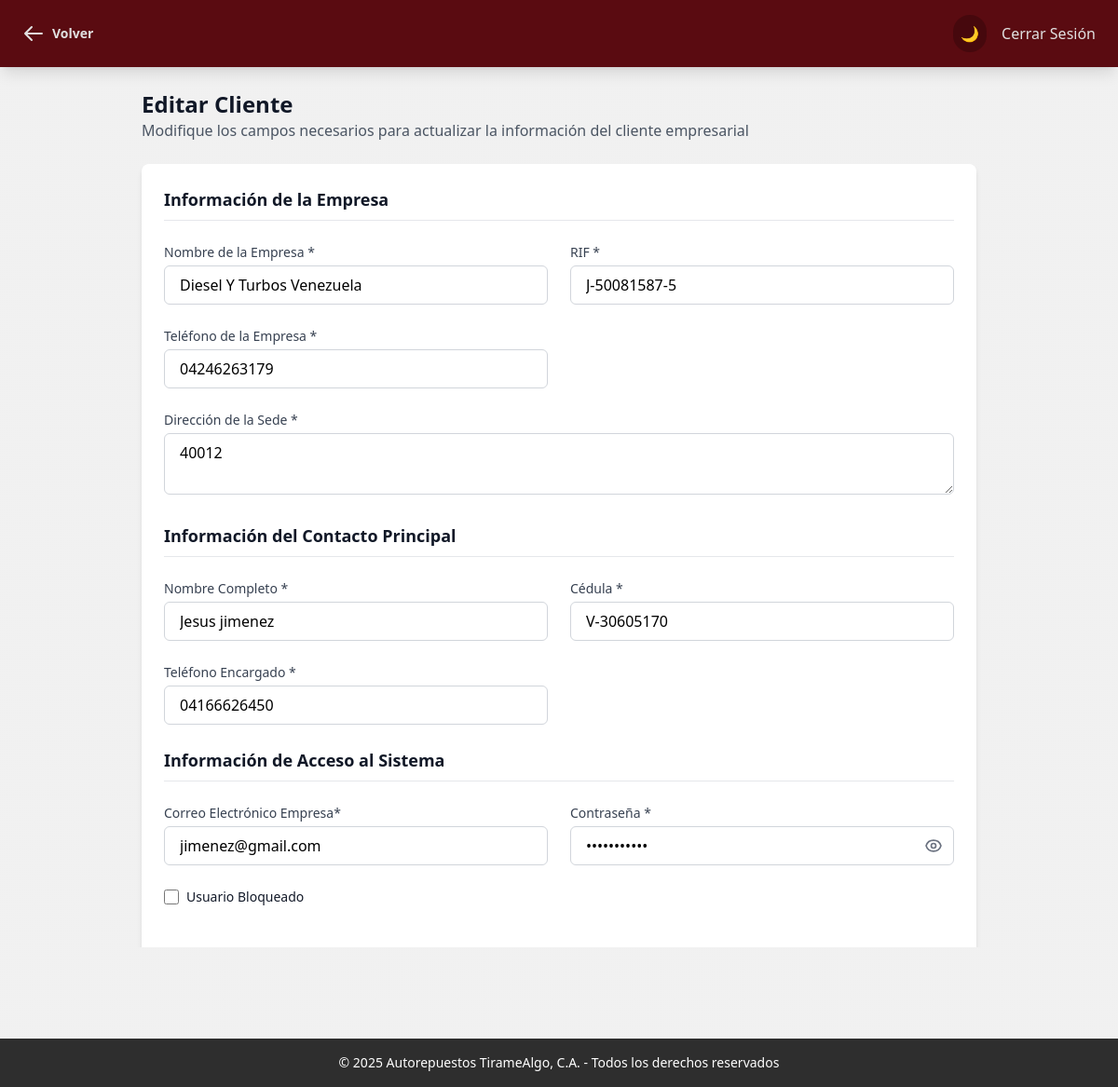
The app's page /panelAdmin/editar-cliente.php?id=2 (signed in), older data.
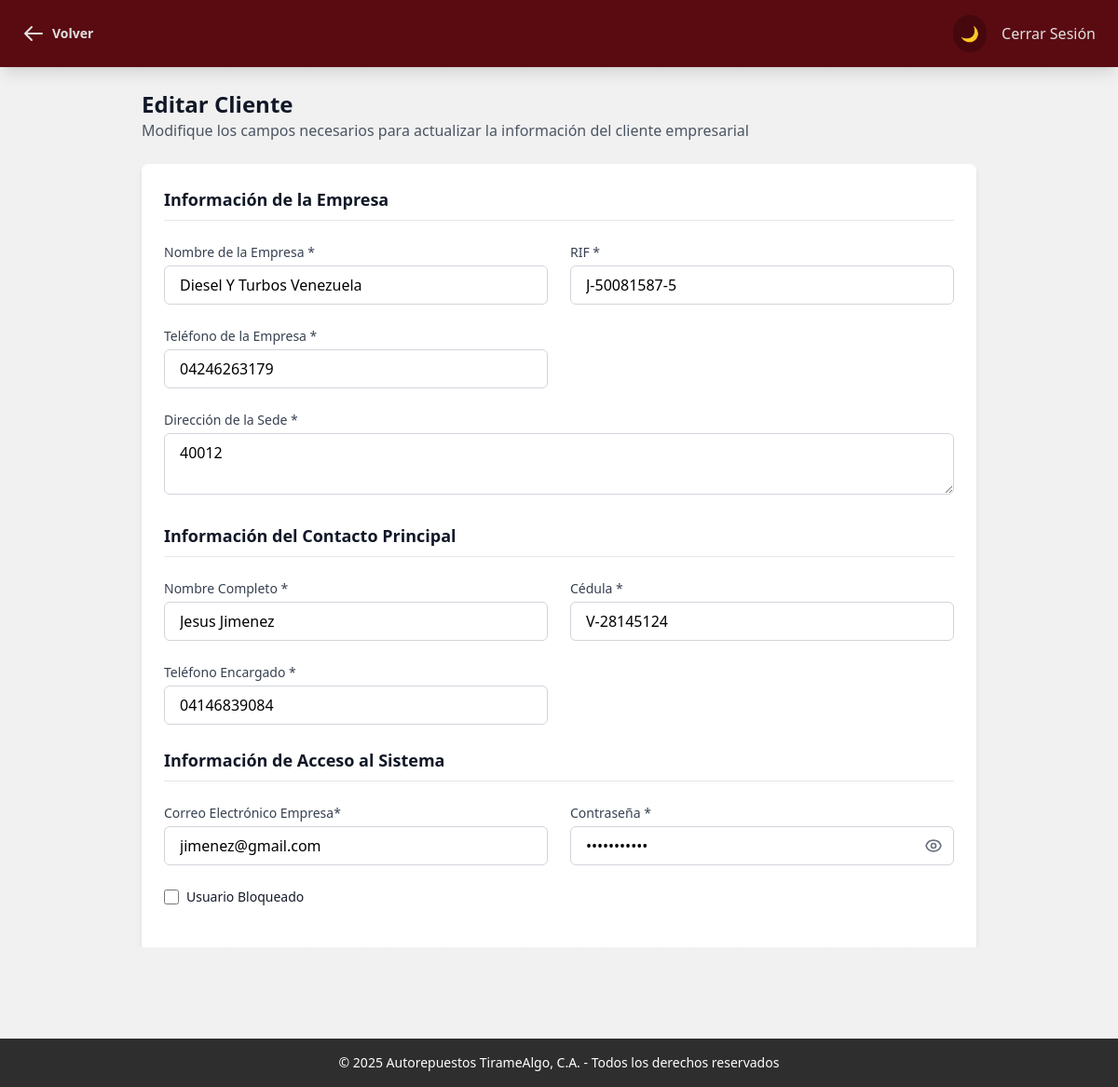
The same page, newer data.
### tables this page shows
CREATE TABLE `clientes` (
  `id` int(11) NOT NULL,
  `nombre_empresa` varchar(60) NOT NULL,
  `rif` varchar(15) NOT NULL,
  `telefono_empresa` varchar(13) NOT NULL,
  `direccion` varchar(255) NOT NULL,
  `nombre_encargado` varchar(60) NOT NULL,
  `cedula_encargado` varchar(13) NOT NULL,
  `telefono_encargado` varchar(13) NOT NULL,
  `correo` varchar(60) DEFAULT NULL,
  `contrasena` varchar(16) NOT NULL,
  `estado_cliente` enum('Activo','Inactivo') DEFAULT 'Activo',
  `intentos` int(11) NOT NULL DEFAULT 0
);

### panelAdmin/editar-cliente.php (the view, shortened to what the changed rows need)
<?php
require '../logica/conexionbdd.php';
$cliente_id = isset($_GET['id']) ? intval($_GET['id']) : 0;
if ($cliente_id > 0) {
    $query = $conn->prepare("SELECT * FROM clientes WHERE id = ?");
    $query->bind_param("i", $cliente_id);
    $query->execute();
    $result = $query->get_result();
    if ($result->num_rows > 0) {
        $cliente = $result->fetch_assoc();
    } else {
        header('location:../login-sesion/login.php?error_message=Cliente no encontrado');
        exit();
    }
} else {
    header('location:../login-sesion/login.php?error_message=ID de cliente inválido');
    exit();
}
?>
<!DOCTYPE html>
<html lang="es" class="dark">
<head>
    <script src="https://cdn.tailwindcss.com"></script>
    <script src="../js/tailwind_config.js"></script>
    <link rel="stylesheet" href="../css/global_style.css">
</head>
<body class="bg-pattern transition-colors duration-200">
    <main class="pt-24 px-6 pb-20">
        <div class="max-w-4xl mx-auto">
            <div class="mb-6">
                <h1 class="text-2xl font-bold text-gray-900 dark:text-white">Editar Cliente</h1>
            </div>
            <form action="../logica/actualizar-clientes.php" method="POST" class="bg-white dark:bg-gray-800 rounded-lg shadow-md p-6" novalidate>
                <div class="space-y-6">
                    <h2 class="text-lg font-semibold text-gray-900 dark:text-white border-b border-gray-200 dark:border-gray-700 pb-2">
                        Información de la Empresa
                    </h2>
                    <div class="grid grid-cols-1 md:grid-cols-2 gap-6">
                        <div>
                            <label class="block text-sm font-medium text-gray-700 dark:text-gray-300 mb-1">
                                Nombre de la Empresa *
                            </label>
                            <input type="text" required
                                id="nombre_empresa"
                                name="nombre_empresa"
                                value="<?php echo htmlspecialchars($cliente['nombre_empresa']); ?>"
                                class="w-full px-4 py-2 rounded-md border border-gray-300 dark:border-gray-600
                                dark:bg-gray-700 dark:text-white focus:ring-2 focus:ring-custom-blue">
                        </div>
                        <div>
                            <label class="block text-sm font-medium text-gray-700 dark:text-gray-300 mb-1">
                                RIF *
                            </label>
                            <input type="text" required
                                id="rif"
                                name="rif"
                                value="<?php echo htmlspecialchars($cliente['rif']); ?>"
                                placeholder="J-12345678-9"
                                class="w-full px-4 py-2 rounded-md border border-gray-300 dark:border-gray-600
                                dark:bg-gray-700 dark:text-white focus:ring-2 focus:ring-custom-blue">
                        </div>
                        <div>
                            <label class="block text-sm font-medium text-gray-700 dark:text-gray-300 mb-1">
                                Teléfono de la Empresa *
                            </label>
                            <input type="tel" required
                                id="telefono_empresa"
                                name="telefono_empresa"
                                value="<?php echo htmlspecialchars($cliente['telefono_empresa']); ?>"
                                placeholder="0212-1234567"
                                class="w-full px-4 py-2 rounded-md border border-gray-300 dark:border-gray-600
                                dark:bg-gray-700 dark:text-white focus:ring-2 focus:ring-custom-blue">
                        </div>
                    </div>
                    <div>
                        <label class="block text-sm font-medium text-gray-700 dark:text-gray-300 mb-1">
                            Dirección de la Sede *
                        </label>
                        <textarea required name="direccion" id="direccion"
                                rows="2"
                                class="w-full px-4 py-2 rounded-md border border-gray-300 dark:border-gray-600
                                dark:bg-gray-700 dark:text-white focus:ring-2 focus:ring-custom-blue"><?php echo htmlspecialchars($cliente['direccion']); ?></textarea>
                    </div>
                    <h2 class="text-lg font-semibold text-gray-900 dark:text-white border-b border-gray-200 dark:border-gray-700 pb-2 mt-8">
                        Información del Contacto Principal
                    </h2>
                    <div class="grid grid-cols-1 md:grid-cols-2 gap-6">
                        <div>
                            <label class="block text-sm font-medium text-gray-700 dark:text-gray-300 mb-1">
                                Nombre Completo *
                            </label>
                            <input type="text" required name="nombre_contacto" id="nombre_contacto"
                                value="<?php echo htmlspecialchars($cliente['nombre_encargado']); ?>"
                                class="w-full px-4 py-2 rounded-md border border-gray-300 dark:border-gray-600
                                dark:bg-gray-700 dark:text-white focus:ring-2 focus:ring-custom-blue">
                        </div>
                        <div>
                            <label class="block text-sm font-medium text-gray-700 dark:text-gray-300 mb-1">
                                Cédula *
                            </label>
                            <input type="text" required name="cedula_encargado" id="cedula_encargado"
                                value="<?php echo htmlspecialchars($cliente['cedula_encargado']); ?>"
                                placeholder="V-12345678"
                                class="w-full px-4 py-2 rounded-md border border-gray-300 dark:border-gray-600
                                dark:bg-gray-700 dark:text-white focus:ring-2 focus:ring-custom-blue">
                        </div>
                        <div>
                            <label class="block text-sm font-medium text-gray-700 dark:text-gray-300 mb-1">
                                Teléfono Encargado *
                            </label>
                            <input type="tel" required name="telefono_encargado" id="telefono_encargado"
                                value="<?php echo htmlspecialchars($cliente['telefono_encargado']); ?>"
                                placeholder="0414-1234567"
                                class="w-full px-4 py-2 rounded-md border border-gray-300 dark:border-gray-600
                                dark:bg-gray-700 dark:text-white focus:ring-2 focus:ring-custom-blue">
                        </div>
                    </div>
                    <h2 class="text-lg font-semibold text-gray-900 dark:text-white border-b border-gray-200 dark:border-gray-700 pb-2 mt-8">
                        Información de Acceso al Sistema
                    </h2>
                    <div class="grid grid-cols-1 md:grid-cols-2 gap-6">
                        <div>
                            <label class="block text-sm font-medium text-gray-700 dark:text-gray-300 mb-1">
                                Correo Electrónico Empresa*
                            </label>
                            <input type="email" required name="correo_empresa" id="correo_empresa"
                                value="<?php echo htmlspecialchars($cliente['correo']); ?>"
                                class="w-full px-4 py-2 rounded-md border border-gray-300 dark:border-gray-600
                                dark:bg-gray-700 dark:text-white focus:ring-2 focus:ring-custom-blue">
                        </div>
                        <div>
                            <div class="relative">
                                <input type="password" required
                                    id="password"
                                    name="password"
                                    value="<?php echo htmlspecialchars($cliente['contrasena']); ?>"
                                    class="w-full px-4 py-2 pr-10 rounded-md border border-gray-300 dark:border-gray-600
                                    dark:bg-gray-700 dark:text-white focus:ring-2 focus:ring-custom-blue">
                                <button type="button"
                                        onclick="togglePassword()"
                                        class="absolute inset-y-0 right-0 pr-3 flex items-center">
                                </button>
                            </div>
                        </div>
                    </div>
                </div>
            </form>
        </div>
    </main>
</body>
</html>

Row changes from the older to the newer data that the page shows:
changed clientes "Diesel Y Turbos Venezuela": nombre_contacto "Jesus jimenez" → "Jesus Jimenez"; cedula_encargado "V-30605170" → "V-28145124"; telefono_encargado "04166626450" → "04146839084"
